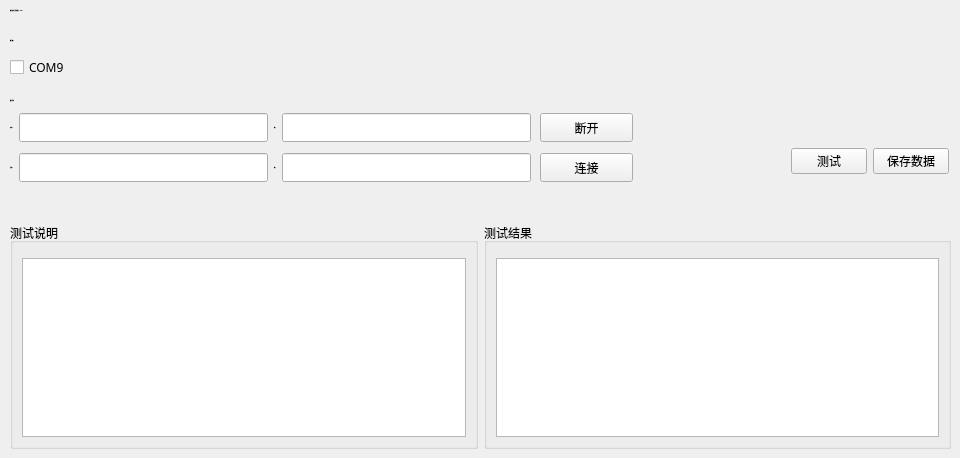
        <widget class="QWidget" name="testexecute_page6">
         <widget class="QLabel" name="testexecute_page6_label_18">
          <property name="geometry">
           <rect>
            <x>10</x>
            <y>90</y>
            <width>153</width>
            <height>21</height>
           </rect>
          </property>
          <property name="font">
           <font>
            <family>Microsoft YaHei</family>
            <pointsize>-1</pointsize>
            <weight>75</weight>
            <bold>true</bold>
           </font>
          </property>
          <property name="text">
           <string>测试配置</string>
          </property>
         </widget>
         <widget class="QLabel" name="testexecute_page6_label_21">
          <property name="geometry">
           <rect>
            <x>10</x>
            <y>0</y>
            <width>241</width>
            <height>21</height>
           </rect>
          </property>
          <property name="font">
           <font>
            <family>Microsoft YaHei</family>
            <pointsize>-1</pointsize>
            <weight>75</weight>
            <bold>true</bold>
           </font>
          </property>
          <property name="text">
           <string>协议转换与控制测试：COM9</string>
          </property>
         </widget>
         <widget class="QPushButton" name="testexecute_page6_pushButton_local_disconnet">
          <property name="geometry">
           <rect>
            <x>540</x>
            <y>113</y>
            <width>93</width>
            <height>29</height>
           </rect>
          </property>
          <property name="text">
           <string>断开</string>
          </property>
         </widget>
         <widget class="QLabel" name="testexecute_page6_label_24">
          <property name="geometry">
           <rect>
            <x>10</x>
            <y>30</y>
            <width>153</width>
            <height>21</height>
           </rect>
          </property>
          <property name="font">
           <font>
            <family>Microsoft YaHei</family>
            <pointsize>-1</pointsize>
            <weight>75</weight>
            <bold>true</bold>
           </font>
          </property>
          <property name="text">
           <string>测试端口</string>
          </property>
         </widget>
         <widget class="QPushButton" name="testexecute_page6_pushButton_remote_link">
          <property name="geometry">
           <rect>
            <x>540</x>
            <y>153</y>
            <width>93</width>
            <height>29</height>
           </rect>
          </property>
          <property name="text">
           <string>连接</string>
          </property>
         </widget>
         <widget class="QWidget" name="layoutWidget">
          <property name="geometry">
           <rect>
            <x>10</x>
            <y>153</y>
            <width>521</width>
            <height>29</height>
           </rect>
          </property>
          <layout class="QGridLayout" name="gridLayout_25">
           <item row="0" column="0">
            <widget class="QLabel" name="testexecute_page6_label_22">
             <property name="font">
              <font>
               <family>Microsoft YaHei</family>
               <pointsize>-1</pointsize>
               <weight>75</weight>
               <bold>true</bold>
              </font>
             </property>
             <property name="text">
              <string>远程IP</string>
             </property>
            </widget>
           </item>
           <item row="0" column="1">
            <widget class="QLineEdit" name="testexecute_page6_lineEdit_remote_ip">
             <property name="font">
              <font>
               <family>Microsoft YaHei</family>
               <pointsize>12</pointsize>
              </font>
             </property>
            </widget>
           </item>
           <item row="0" column="2">
            <widget class="QLabel" name="testexecute_page6_label_23">
             <property name="font">
              <font>
               <family>Microsoft YaHei</family>
               <pointsize>-1</pointsize>
               <weight>75</weight>
               <bold>true</bold>
              </font>
             </property>
             <property name="text">
              <string>端口</string>
             </property>
            </widget>
           </item>
           <item row="0" column="3">
            <widget class="QLineEdit" name="testexecute_page6_lineEdit_remote_port">
             <property name="font">
              <font>
               <family>Microsoft YaHei</family>
               <pointsize>12</pointsize>
              </font>
             </property>
            </widget>
           </item>
          </layout>
         </widget>
         <widget class="QWidget" name="layoutWidget">
          <property name="geometry">
           <rect>
            <x>791</x>
            <y>146</y>
            <width>158</width>
            <height>30</height>
           </rect>
          </property>
          <layout class="QGridLayout" name="gridLayout_21">
           <item row="0" column="0">
            <widget class="QPushButton" name="testexecute_page6_pushButton_execute">
             <property name="text">
              <string>测试</string>
             </property>
            </widget>
           </item>
           <item row="0" column="1">
            <widget class="QPushButton" name="testexecute_page6_pushButton_savedata">
             <property name="text">
              <string>保存数据</string>
             </property>
            </widget>
           </item>
          </layout>
         </widget>
         <widget class="QWidget" name="layoutWidget">
          <property name="geometry">
           <rect>
            <x>10</x>
            <y>223</y>
            <width>941</width>
            <height>226</height>
           </rect>
          </property>
          <layout class="QGridLayout" name="gridLayout_22">
           <item row="0" column="0">
            <widget class="QGroupBox" name="groupBox_7">
             <property name="title">
              <string>测试说明</string>
             </property>
             <layout class="QGridLayout" name="gridLayout_23">
              <property name="topMargin">
               <number>15</number>
              </property>
              <item row="0" column="0">
               <widget class="QTextBrowser" name="testexecute_page6_textBrowser_guide"/>
              </item>
             </layout>
            </widget>
           </item>
           <item row="0" column="1">
            <widget class="QGroupBox" name="groupBox_8">
             <property name="title">
              <string>测试结果</string>
             </property>
             <layout class="QGridLayout" name="gridLayout_26">
              <property name="topMargin">
               <number>15</number>
              </property>
              <item row="0" column="0">
               <widget class="QTextBrowser" name="testexecute_page6_textBrowser_log"/>
              </item>
             </layout>
            </widget>
           </item>
          </layout>
         </widget>
         <widget class="QWidget" name="layoutWidget">
          <property name="geometry">
           <rect>
            <x>10</x>
            <y>113</y>
            <width>521</width>
            <height>29</height>
           </rect>
          </property>
          <layout class="QGridLayout" name="gridLayout_24">
           <item row="0" column="0">
            <widget class="QLabel" name="testexecute_page6_label_19">
             <property name="font">
              <font>
               <family>Microsoft YaHei</family>
               <pointsize>-1</pointsize>
               <weight>75</weight>
               <bold>true</bold>
              </font>
             </property>
             <property name="text">
              <string>本地IP</string>
             </property>
            </widget>
           </item>
           <item row="0" column="1">
            <widget class="QLineEdit" name="testexecute_page6_lineEdit_local_ip">
             <property name="font">
              <font>
               <family>Microsoft YaHei</family>
               <pointsize>12</pointsize>
              </font>
             </property>
            </widget>
           </item>
           <item row="0" column="2">
            <widget class="QLabel" name="testexecute_page6_label_20">
             <property name="font">
              <font>
               <family>Microsoft YaHei</family>
               <pointsize>-1</pointsize>
               <weight>75</weight>
               <bold>true</bold>
              </font>
             </property>
             <property name="text">
              <string>端口</string>
             </property>
            </widget>
           </item>
           <item row="0" column="3">
            <widget class="QLineEdit" name="testexecute_page6_lineEdit_local_port">
             <property name="font">
              <font>
               <family>Microsoft YaHei</family>
               <pointsize>12</pointsize>
              </font>
             </property>
            </widget>
           </item>
          </layout>
         </widget>
         <widget class="QWidget" name="layoutWidget">
          <property name="geometry">
           <rect>
            <x>10</x>
            <y>56</y>
            <width>128</width>
            <height>23</height>
           </rect>
          </property>
          <layout class="QGridLayout" name="gridLayout_27">
           <item row="0" column="0">
            <widget class="QCheckBox" name="testexecute_page6_checkBox_com9">
             <property name="font">
              <font>
               <family>Microsoft YaHei</family>
               <pointsize>9</pointsize>
              </font>
             </property>
             <property name="text">
              <string>COM9</string>
             </property>
            </widget>
           </item>
          </layout>
         </widget>
        </widget>
